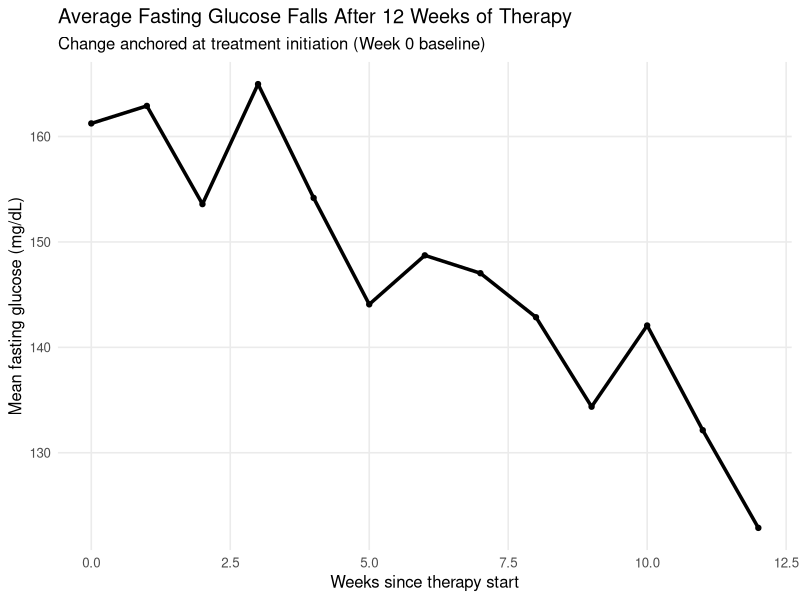
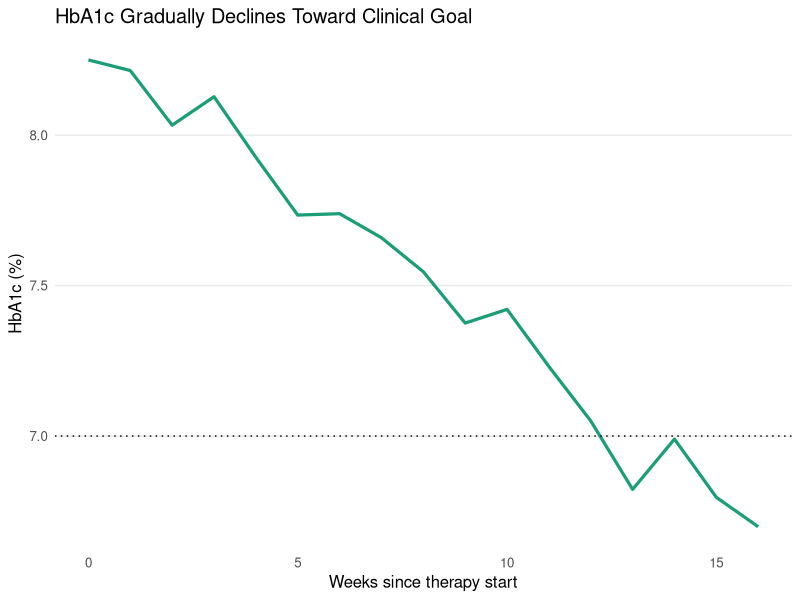
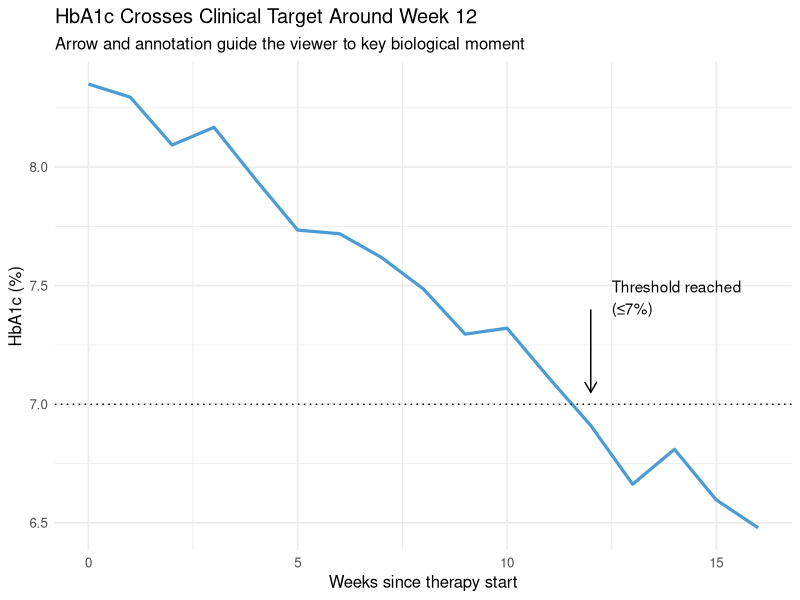
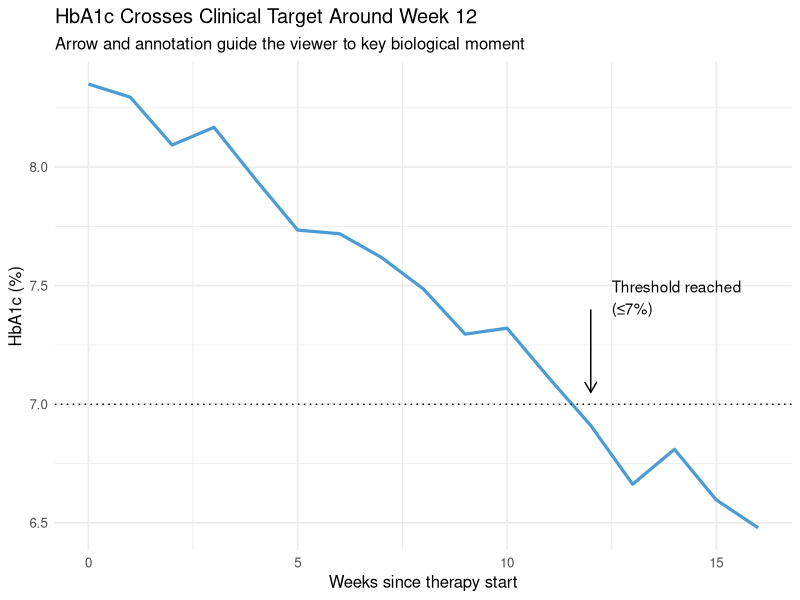
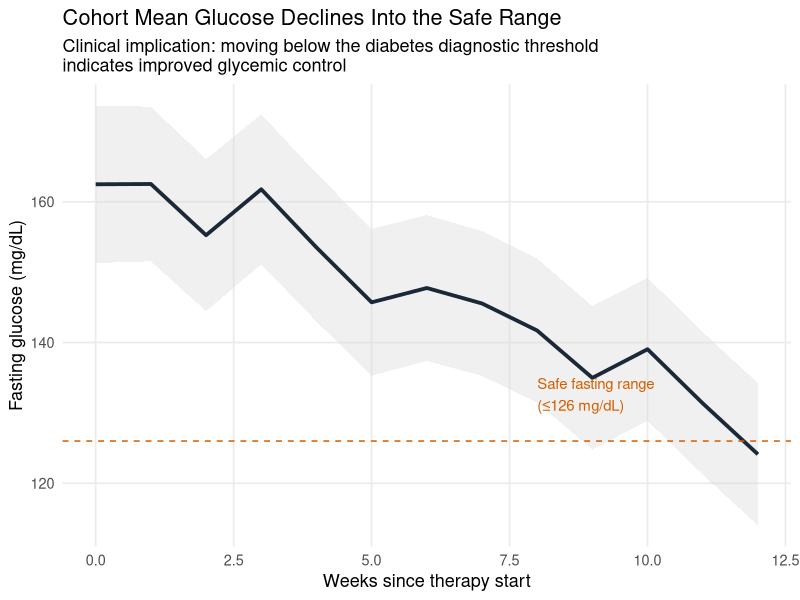
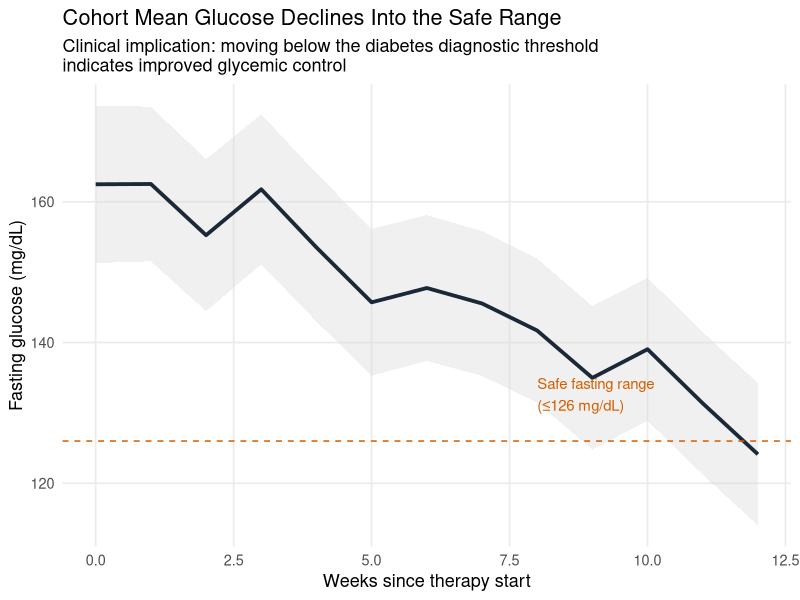

Here is the R script that generated these plots, in order:
## ---- chunk 1
#| fig-width: 8
#| fig-height: 9

# Start with claim
library(tidyverse)
set.seed(1)

weeks <- 0:12
df <- tibble(
  week = weeks,
  glucose = 165 - 3.2 * week + rnorm(length(weeks), 0, 6)
)

ggplot(df, aes(week, glucose)) +
  geom_line(linewidth = 1.2) +
  geom_point() +
  labs(
    title = "Average Fasting Glucose Falls After 12 Weeks of Therapy",
    subtitle = "Change anchored at treatment initiation (Week 0 baseline)",
    x = "Weeks since therapy start", y = "Mean fasting glucose (mg/dL)"
  ) +
  theme_minimal(base_size = 12) +
  theme(panel.grid.minor = element_blank())


## ---- chunk 2
#| fig-width: 8
#| fig-height: 9
# Reduce Clutter
library(tidyverse)
set.seed(1)
wk <- 0:16
a1c <- tibble(
  week = wk,
  HbA1c = 8.3 - 0.1 * wk + rnorm(length(wk), 0, 0.08)
)

ggplot(a1c, aes(week, HbA1c)) +
  geom_line(linewidth = 1.1, color = "#1B9E77") +
  geom_hline(yintercept = 7, linetype = "dotted") +
  labs(
    title = "HbA1c Gradually Declines Toward Clinical Goal",
    x = "Weeks since therapy start", y = "HbA1c (%)"
  ) +
  theme_minimal(base_size = 12) +
  theme(
    panel.grid.minor = element_blank(),
    panel.grid.major.x = element_blank(),
    legend.position = "none"
)

## ---- chunk 3
#| fig-width: 8
#| fig-height: 9
# Guide the Eye
library(tidyverse)
set.seed(1)
wk <- 0:16
a1c <- tibble(
  week = wk,
  HbA1c = 8.4 - 0.12 * wk + rnorm(length(wk), 0, 0.08)
)

cross <- a1c$week[min(which(a1c$HbA1c <= 7))]

ggplot(a1c, aes(week, HbA1c)) +
  geom_line(linewidth = 1.1, color = "#4B9CD3") +
  geom_hline(yintercept = 7, linetype = "dotted") +
  annotate("segment", x = cross, xend = cross, y = 7.4, yend = 7.05,
           arrow = arrow(length = unit(0.12, "in"))) +
  annotate("text", x = cross + 0.5, y = 7.45,
           label = "Threshold reached \n(≤7%)", hjust = 0) +
  labs(
    title = "HbA1c Crosses Clinical Target Around Week 12",
    subtitle = "Arrow and annotation guide the viewer to key biological moment",
    x = "Weeks since therapy start", y = "HbA1c (%)"
  ) +
  theme_minimal(base_size = 12)

## ---- chunk 4
#| fig-width: 8
#| fig-height: 9
# Guide the Eye
library(tidyverse)
set.seed(1)
wk <- 0:16
a1c <- tibble(
  week = wk,
  HbA1c = 8.4 - 0.12 * wk + rnorm(length(wk), 0, 0.08)
)

cross <- a1c$week[min(which(a1c$HbA1c <= 7))]

ggplot(a1c, aes(week, HbA1c)) +
  geom_line(linewidth = 1.1, color = "#4B9CD3") +
  geom_hline(yintercept = 7, linetype = "dotted") +
  annotate("segment", x = cross, xend = cross, y = 7.4, yend = 7.05,
           arrow = arrow(length = unit(0.12, "in"))) +
  annotate("text", x = cross + 0.5, y = 7.45,
           label = "Threshold reached \n(≤7%)", hjust = 0) +
  labs(
    title = "HbA1c Crosses Clinical Target Around Week 12",
    subtitle = "Arrow and annotation guide the viewer to key biological moment",
    x = "Weeks since therapy start", y = "HbA1c (%)"
  ) +
  theme_minimal(base_size = 12)

## ---- chunk 5
#| fig-width: 8
#| fig-height: 9
# Close the Loop
library(tidyverse)
set.seed(1)

# Simulate population mean + 95% range for fasting glucose over time
weeks <- 0:12
df <- tibble(
  week = weeks,
  mean_glucose = 165 - 3.2 * week + rnorm(length(weeks), 0, 4),
  sd_glucose   = 10 + 1.2 * exp(-0.2 * week)
)

ggplot(df, aes(week, mean_glucose)) +
  # light ribbon for variability band (not every patient)
  geom_ribbon(aes(ymin = mean_glucose - sd_glucose,
                  ymax = mean_glucose + sd_glucose),
              fill = "grey85", alpha = 0.4) +
  # bold mean trajectory
  geom_line(linewidth = 1.3, color = "#1B2838") +
  # clinical reference line
  geom_hline(yintercept = 126, linetype = "dashed", color = "#D55E00") +
  # concise annotation: tie data → clinical meaning
  annotate("text", x = 8, y = 128,
           label = "Safe fasting range \n(≤126 mg/dL)",
           hjust = 0, vjust = -0.5, size = 3.8, color = "#D55E00") +
  labs(
    title = "Cohort Mean Glucose Declines Into the Safe Range",
        subtitle = "Clinical implication: moving below the diabetes diagnostic threshold \nindicates improved glycemic control",
    x = "Weeks since therapy start", y = "Fasting glucose (mg/dL)"
  ) +
  theme_minimal(base_size = 13) +
  theme(
    panel.grid.minor = element_blank(),
    legend.position = "none"
  )



## ---- chunk 6
#| fig-width: 8
#| fig-height: 9
# Close the Loop
library(tidyverse)
set.seed(1)

# Simulate population mean + 95% range for fasting glucose over time
weeks <- 0:12
df <- tibble(
  week = weeks,
  mean_glucose = 165 - 3.2 * week + rnorm(length(weeks), 0, 4),
  sd_glucose   = 10 + 1.2 * exp(-0.2 * week)
)

ggplot(df, aes(week, mean_glucose)) +
  # light ribbon for variability band (not every patient)
  geom_ribbon(aes(ymin = mean_glucose - sd_glucose,
                  ymax = mean_glucose + sd_glucose),
              fill = "grey85", alpha = 0.4) +
  # bold mean trajectory
  geom_line(linewidth = 1.3, color = "#1B2838") +
  # clinical reference line
  geom_hline(yintercept = 126, linetype = "dashed", color = "#D55E00") +
  # concise annotation: tie data → clinical meaning
  annotate("text", x = 8, y = 128,
           label = "Safe fasting range \n(≤126 mg/dL)",
           hjust = 0, vjust = -0.5, size = 3.8, color = "#D55E00") +
  labs(
    title = "Cohort Mean Glucose Declines Into the Safe Range",
        subtitle = "Clinical implication: moving below the diabetes diagnostic threshold \nindicates improved glycemic control",
    x = "Weeks since therapy start", y = "Fasting glucose (mg/dL)"
  ) +
  theme_minimal(base_size = 13) +
  theme(
    panel.grid.minor = element_blank(),
    legend.position = "none"
  )



